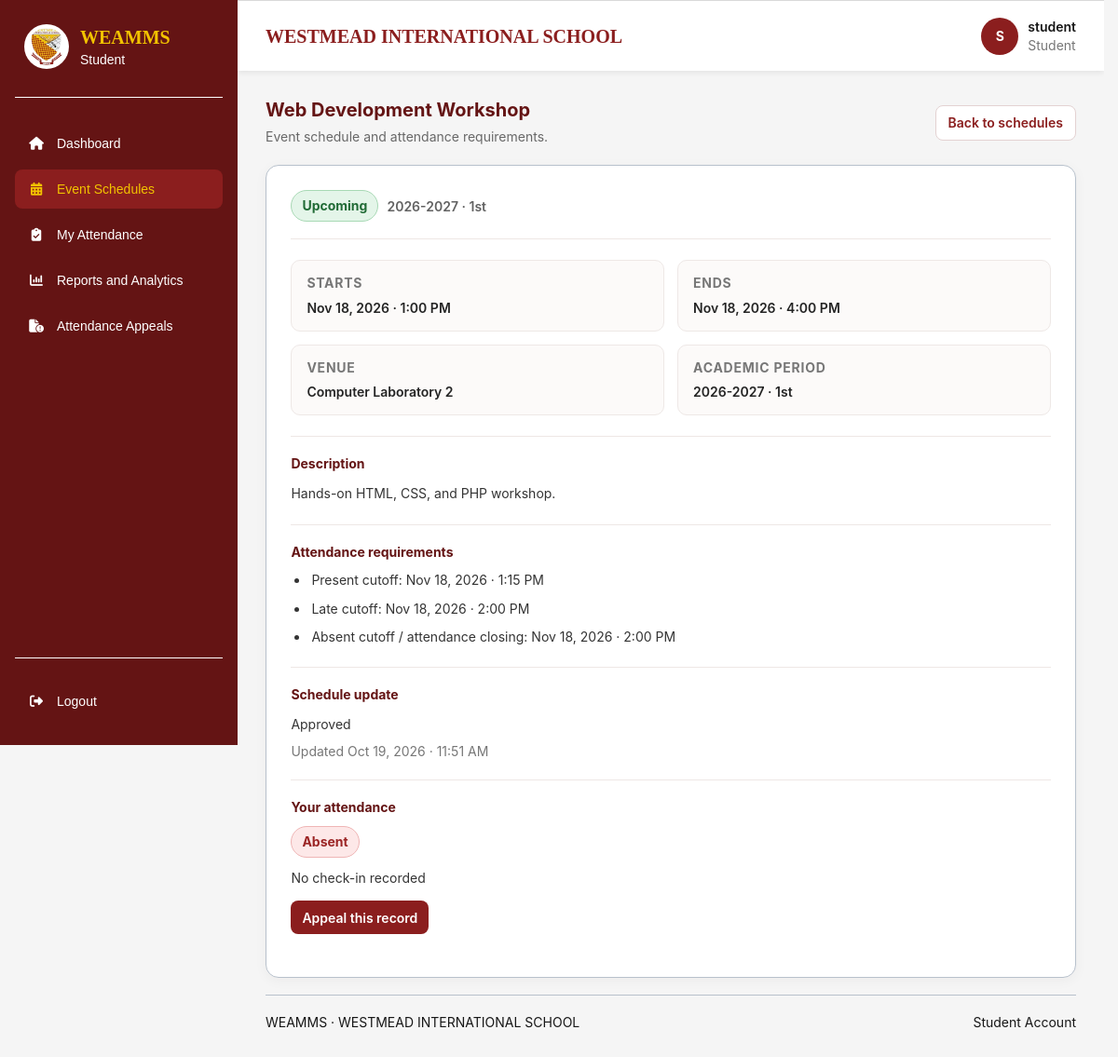
/student/events/view.php?id=4 (signed in), run on the app's committed database.
### tables this page shows
CREATE TABLE `events` (
  `event_id` bigint(20) UNSIGNED NOT NULL,
  `department_id` bigint(20) UNSIGNED NOT NULL,
  `requested_by` bigint(20) UNSIGNED NOT NULL,
  `academic_period_id` bigint(20) UNSIGNED NOT NULL,
  `event_title` varchar(200) NOT NULL,
  `event_description` text DEFAULT NULL,
  `venue` varchar(200) DEFAULT NULL,
  `start_at` datetime NOT NULL,
  `end_at` datetime NOT NULL,
  `attendance_opens_at` datetime DEFAULT NULL,
  `attendance_closes_at` datetime DEFAULT NULL,
  `event_status` enum('pending','approved','rejected','cancelled','cancellation_requested','completed') NOT NULL DEFAULT 'pending',
  `admin_reviewed_by` bigint(20) UNSIGNED DEFAULT NULL,
  `admin_reviewed_at` datetime DEFAULT NULL,
  `admin_remarks` text DEFAULT NULL,
  `cancellation_requested_at` datetime DEFAULT NULL,
  `cancellation_requested_by` bigint(20) UNSIGNED DEFAULT NULL,
  `cancellation_request_remarks` text DEFAULT NULL,
  `created_at` timestamp NOT NULL DEFAULT current_timestamp(),
  `updated_at` timestamp NOT NULL DEFAULT current_timestamp() ON UPDATE current_timestamp()
);

CREATE TABLE `academic_periods` (
  `academic_period_id` bigint(20) UNSIGNED NOT NULL,
  `academic_year` varchar(20) NOT NULL,
  `semester` enum('1st','2nd','Summer','Other') NOT NULL DEFAULT '1st',
  `start_date` date NOT NULL,
  `end_date` date NOT NULL,
  `is_current` tinyint(1) NOT NULL DEFAULT 0,
  `created_at` timestamp NOT NULL DEFAULT current_timestamp()
);

CREATE TABLE `attendance_settings` (
  `attendance_setting_id` bigint(20) UNSIGNED NOT NULL,
  `event_id` bigint(20) UNSIGNED NOT NULL,
  `present_until` datetime NOT NULL,
  `late_until` datetime NOT NULL,
  `absent_after` datetime NOT NULL,
  `updated_by` bigint(20) UNSIGNED NOT NULL,
  `updated_at` timestamp NOT NULL DEFAULT current_timestamp() ON UPDATE current_timestamp()
);

CREATE TABLE `event_attendance` (
  `attendance_id` bigint(20) UNSIGNED NOT NULL,
  `event_id` bigint(20) UNSIGNED NOT NULL,
  `student_id` bigint(20) UNSIGNED NOT NULL,
  `attendance_status` enum('present','late','absent','excused') NOT NULL DEFAULT 'absent',
  `check_in_at` datetime DEFAULT NULL,
  `recorded_by_user_id` bigint(20) UNSIGNED DEFAULT NULL,
  `record_source` enum('barcode','department_head','appeal') NOT NULL DEFAULT 'barcode',
  `remarks` varchar(500) DEFAULT NULL,
  `created_at` timestamp NOT NULL DEFAULT current_timestamp(),
  `updated_at` timestamp NOT NULL DEFAULT current_timestamp() ON UPDATE current_timestamp()
);

### includes/student_context.php (called while the page is built, shortened)
<?php
$studentBaseUrl = BASE_URL;
function studentEscape(mixed $value): string
{
    return htmlspecialchars((string) $value, ENT_QUOTES, 'UTF-8');
}
function studentParticipantCondition(string $eventAlias = 'e'): string
{
    return "(
        NOT EXISTS (
            SELECT 1 FROM event_participants ep_any
            WHERE ep_any.event_id = $eventAlias.event_id
        )
        OR EXISTS (
            SELECT 1 FROM event_participants ep
            WHERE ep.event_id = $eventAlias.event_id
              AND (
                (ep.participant_type = 'student' AND ep.student_id = ?)
                OR (ep.participant_type = 'year_level' AND ep.year_level = ?)
                OR (ep.participant_type = 'section'
                    AND ep.year_level = ?
                    AND ep.section = ?)
              )
        )
    )";
}
function studentDateTime(
    ?string $value,
    string $format = 'M j, Y · g:i A'
): string {
    $timestamp = strtotime($value);
    return $timestamp === false
        ? 'Not available'
        : date($format, $timestamp);
}

### student/events/view.php (the view, shortened to what this page needs)
<?php
require_once __DIR__ . '/../../includes/student_context.php';
require_once __DIR__ . '/../../includes/student_layout_start.php';
$eventId = filter_var($_GET['id'] ?? null, FILTER_VALIDATE_INT);
$stmt = $pdo->prepare(
    "SELECT e.event_id, e.event_title, e.event_description, e.venue,
            e.start_at, e.end_at, e.event_status, e.updated_at,
            e.admin_remarks, e.cancellation_request_remarks,
            e.cancellation_requested_at,
            ap.academic_year, ap.semester,
            settings.present_until, settings.late_until, settings.absent_after
     FROM events e
     INNER JOIN academic_periods ap ON ap.academic_period_id = e.academic_period_id
     LEFT JOIN attendance_settings settings ON settings.event_id = e.event_id
     WHERE e.event_id = ? AND e.department_id = ?
       AND e.event_status IN ('approved', 'cancellation_requested', 'cancelled', 'completed')
       AND " . studentParticipantCondition('e') . "
     LIMIT 1"
);
$stmt->execute(array_merge(
    [$eventId, $studentDepartmentId],
    studentParticipantParams($studentProfile)
));
$event = $stmt->fetch(PDO::FETCH_ASSOC);
$attendanceStmt = $pdo->prepare(
    'SELECT attendance_id, attendance_status, check_in_at, remarks
     FROM event_attendance
     WHERE event_id = ? AND student_id = ?
     LIMIT 1'
);
$attendanceStmt->execute([$eventId, $studentId]);
$attendance = $attendanceStmt->fetch(PDO::FETCH_ASSOC);
$status = $event['event_status'];
if ($status === 'approved') {
    $now = time();
    $start = strtotime($event['start_at']);
    $end = strtotime($event['end_at']);
    $phase = $start > $now ? 'Upcoming' : ($end >= $now ? 'Ongoing' : 'Past');
} else {
    $phase = ucwords(str_replace('_', ' ', $status));
}
?>
<section class="dashboard-section student-module-page">
    <div class="section-heading">
        <div>
            <h2><?= studentEscape($event['event_title']) ?></h2>
            <p>Event schedule and attendance requirements.</p>
        </div>
        <a class="management-link" href="<?= studentEscape($studentBaseUrl) ?>/student/events/index.php">Back to schedules</a>
    </div>
    <article class="student-content-panel student-event-detail">
        <div class="student-schedule-heading">
            <span class="status-pill status-<?= studentEscape($status) ?>"><?= studentEscape($phase) ?></span>
            <span><?= studentEscape($event['academic_year']) ?> · <?= studentEscape($event['semester']) ?></span>
        </div>
        <dl class="student-detail-grid">
            <div>
                <dt>Starts</dt>
                <dd><?= studentEscape(studentDateTime($event['start_at'])) ?></dd>
            </div>
            <div>
                <dt>Ends</dt>
                <dd><?= studentEscape(studentDateTime($event['end_at'])) ?></dd>
            </div>
            <div>
                <dt>Venue</dt>
                <dd><?= studentEscape($event['venue'] ?: 'To be announced') ?></dd>
            </div>
            <div>
                <dt>Academic period</dt>
                <dd><?= studentEscape($event['academic_year']) ?> · <?= studentEscape($event['semester']) ?></dd>
            </div>
        </dl>
        <section class="student-detail-section">
            <h3>Description</h3>
            <p><?= nl2br(studentEscape($event['event_description'] ?: 'No event description provided.')) ?></p>
        </section>
        <section class="student-detail-section">
            <h3>Attendance requirements</h3>
            <?php if ($event['present_until'] && $event['late_until'] && $event['absent_after']): ?>
                <ul>
                    <li>Present cutoff: <?= studentEscape(studentDateTime($event['present_until'])) ?></li>
                    <li>Late cutoff: <?= studentEscape(studentDateTime($event['late_until'])) ?></li>
                    <li>Absent cutoff / attendance closing: <?= studentEscape(studentDateTime($event['absent_after'])) ?></li>
                </ul>
            <?php else: ?>
                <p>Attendance time rules have not been published for this event. Present your barcode at an authorized attendance station during the event.</p>
            <?php endif; ?>
        </section>
        <?php if ($event['event_status'] === 'cancelled'): ?>
            <section class="student-detail-section student-event-notice">
                <h3>Event cancelled</h3>
                <p><?= nl2br(studentEscape($event['admin_remarks'] ?: 'This event has been cancelled.')) ?></p>
            </section>
        <?php elseif ($event['admin_remarks']): ?>
            <section class="student-detail-section">
                <h3>Schedule update</h3>
                <p><?= nl2br(studentEscape($event['admin_remarks'])) ?></p><small>Updated <?= studentEscape(studentDateTime($event['updated_at'])) ?></small>
            </section>
        <?php endif; ?>
        <?php if ($attendance): ?>
            <section class="student-detail-section">
                <h3>Your attendance</h3>
                <p><span class="status-pill status-<?= studentEscape($attendance['attendance_status']) ?>"><?= studentEscape(ucfirst($attendance['attendance_status'])) ?></span>
                </p>
                <?php if ($attendance['remarks']): ?><p><?= studentEscape($attendance['remarks']) ?></p><?php endif; ?>
                <a class="management-link" href="<?= studentEscape($studentBaseUrl) ?>/student/appeals/create.php?attendance_id=<?= (int) $attendance['attendance_id'] ?>">Appeal this record</a>
            </section>
        <?php endif; ?>
    </article>
</section>
<?php require __DIR__ . '/../../includes/footer.php'; ?>
</main>
</body>
</html>

### assets/css/style.css (style rules this page uses)
:root { --wis-maroon-light: #B43737; --wis-maroon: #8B1E1E; --wis-maroon-dark: #641414; --wis-gold: #F2C300; --wis-gold-dark: #D6A900; --wis-white: #FFFFFF; --wis-light-blue: #E8F0FE; --wis-black: #171717; --wis-background: #F5F5F5; --wis-border: #B8C1CC; --wis-shadow: 0 8px 25px rgba(0, 0, 0, 0.10); }
* { box-sizing: border-box; margin: 0; padding: 0; }
html { scroll-behavior: smooth; }
body { display: flex; justify-content: center; align-items: flex-start; min-height: 100vh; padding: 0 20px; background: var(--wis-background); color: var(--wis-black); font-family: Arial, Helvetica, sans-serif; }

### assets/css/student/student.css (style rules this page uses)
:root { --wis-maroon-light: #B43737; --wis-maroon: #8B1E1E; --wis-maroon-dark: #641414; --wis-gold: #F2C300; --wis-gold-dark: #D6A900; --wis-white: #FFFFFF; --wis-light-blue: #E8F0FE; --wis-black: #171717; --wis-background: #F5F5F5; --wis-border: #B8C1CC; --wis-shadow: 0 8px 25px rgba(0, 0, 0, 0.10); }
body { align-items: center; }
body.student-dashboard-page { margin: 0; padding: 0; }
.dashboard-main>.dashboard-section, .dashboard-main>.dashboard-columns, .dashboard-main>.dashboard-alert, .dashboard-main>.dashboard-footer { margin-right: 30px; margin-left: 30px; }
.dashboard-section { margin-top: 30px; margin-bottom: 18px; }
.section-heading { display: flex; align-items: center; justify-content: space-between; gap: 15px; margin-bottom: 17px; }
.section-heading h2, .attendance-card-title h2 { margin: 0; color: var(--wis-maroon-dark); font-size: 20px; font-weight: 700; }
.section-heading p { margin: 6px 0 0; color: var(--wis-black); font-size: 14px; }
.status-pill { display: inline-block; padding: 6px 9px; border-radius: 20px; font-size: 14px; font-weight: 700; }
.status-absent { background: var(--wis-background); color: var(--wis-maroon); }
.student-event-detail { padding: 24px; }
.student-detail-grid { display: grid; grid-template-columns: repeat(2, minmax(0, 1fr)); gap: 16px; margin: 22px 0; }
.student-detail-grid dt { margin-bottom: 5px; color: #777; font-size: 14px; font-weight: 700; text-transform: uppercase; }
.student-detail-grid dd { margin: 0; line-height: 1.5; }
.student-detail-section { margin-top: 22px; padding-top: 17px; border-top: 1px solid #ece8e4; }
.student-detail-section h3 { margin: 0 0 8px; color: var(--wis-maroon-dark); }
.student-detail-section p, .student-detail-section li { line-height: 1.6; }
.status-pill, .student-status-pill { display: inline-flex; align-items: center; justify-content: center; padding: 6px 11px; border: 1px solid transparent; border-radius: 999px; font-size: 14px; font-weight: 700; line-height: 1.4; white-space: nowrap; }
.status-approved { background-color: #e4f5e9; border-color: #a8d9b5; color: #216b36; }
.status-absent { background-color: #fde8e8; border-color: #efb5b5; color: #9b2525; }
html { overflow-y: scroll; scrollbar-gutter: stable; }

### data on the page
events: event_title "Web Development Workshop", start_at "Upcoming", academic_period.academic_year "2026-2027", academic_period.semester "1st", start_at "Nov 18, 2026 · 1:00 PM", end_at "Nov 18, 2026 · 4:00 PM", venue "Computer Laboratory 2", event_description "Hands-on HTML, CSS, and PHP workshop.", attendance_settings.present_until "Nov 18, 2026 · 1:15 PM", attendance_settings.late_until "Nov 18, 2026 · 2:00 PM", attendance_settings.absent_after "Nov 18, 2026 · 2:00 PM", admin_remarks "Approved", updated_at "Oct 19, 2026 · 11:51 AM"
event_attendance: attendance_status "Absent", remarks "No check-in recorded"

### other printed values
str_replace('_', ' ', $role) "Student"
$label "Dashboard"
$label "Event Schedules"
$label "My Attendance"
$label "Reports and Analytics"
$label "Attendance Appeals"
$initial "S"
$username "student"
$userRole "Student"
$footerRoleLabel "Student"
